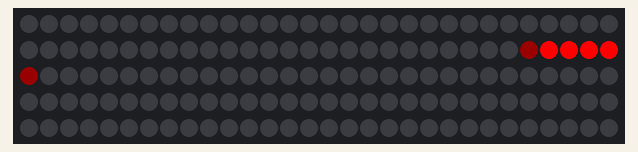
Recording of a sketch running on a simulated Arduino Uno, built with avr-gcc and run on an emulated ATmega328P. On the bench: 150 RGB LEDs in strip order, left to right, continuing on the next row.

Above: at 0.17 s.

The sketch:

Cylon.ino
```cpp
#include <Adafruit_NeoPixel.h>
#define PIN 6
#define NUM_LEDS 150
// Parameter 1 = number of pixels in strip
// Parameter 2 = pin number (most are valid)
// Parameter 3 = pixel type flags, add together as needed:
//   NEO_KHZ800  800 KHz bitstream (most NeoPixel products w/WS2812 LEDs)
//   NEO_KHZ400  400 KHz (classic 'v1' (not v2) FLORA pixels, WS2811 drivers)
//   NEO_GRB     Pixels are wired for GRB bitstream (most NeoPixel products)
//   NEO_RGB     Pixels are wired for RGB bitstream (v1 FLORA pixels, not v2)
Adafruit_NeoPixel strip = Adafruit_NeoPixel(NUM_LEDS, PIN, NEO_GRB + NEO_KHZ800);

void setup() {
  strip.begin();
  strip.show(); // Initialize all pixels to 'off'
}

// *** REPLACE FROM HERE ***
void loop() {
  CylonBounce(0xff, 0, 0, 4, 10, 50);
}

void CylonBounce(byte red, byte green, byte blue, int EyeSize, int SpeedDelay, int ReturnDelay){

  for(int i = 55; i < NUM_LEDS-EyeSize-2; i++) {
    setAll(0,0,0);
    setPixel(i, red/10, green/10, blue/10);
    for(int j = 1; j <= EyeSize; j++) {
      setPixel(i+j, red, green, blue);
    }
    setPixel(i+EyeSize+1, red/10, green/10, blue/10);
    showStrip();
    delay(SpeedDelay);
  }

  delay(ReturnDelay);

  for(int i = NUM_LEDS-EyeSize-2; i > 55; i--) {
    setAll(0,0,0);
    setPixel(i, red/10, green/10, blue/10);
    for(int j = 1; j <= EyeSize; j++) {
      setPixel(i+j, red, green, blue);
    }
    setPixel(i+EyeSize+1, red/10, green/10, blue/10);
    showStrip();
    delay(SpeedDelay);
  }

  delay(ReturnDelay);
}
// *** REPLACE TO HERE ***

void showStrip() {
 #ifdef ADAFRUIT_NEOPIXEL_H
   // NeoPixel
   strip.show();
 #endif
 #ifndef ADAFRUIT_NEOPIXEL_H
   // FastLED
   FastLED.show();
 #endif
}

void setPixel(int Pixel, byte red, byte green, byte blue) {
 #ifdef ADAFRUIT_NEOPIXEL_H
   // NeoPixel
   strip.setPixelColor(Pixel, strip.Color(red, green, blue));
 #endif
 #ifndef ADAFRUIT_NEOPIXEL_H
   // FastLED
   leds[Pixel].r = red;
   leds[Pixel].g = green;
   leds[Pixel].b = blue;
 #endif
}

void setAll(byte red, byte green, byte blue) {
  for(int i = 0; i < NUM_LEDS; i++ ) {
    setPixel(i, red, green, blue);
  }
  showStrip();
}
```
